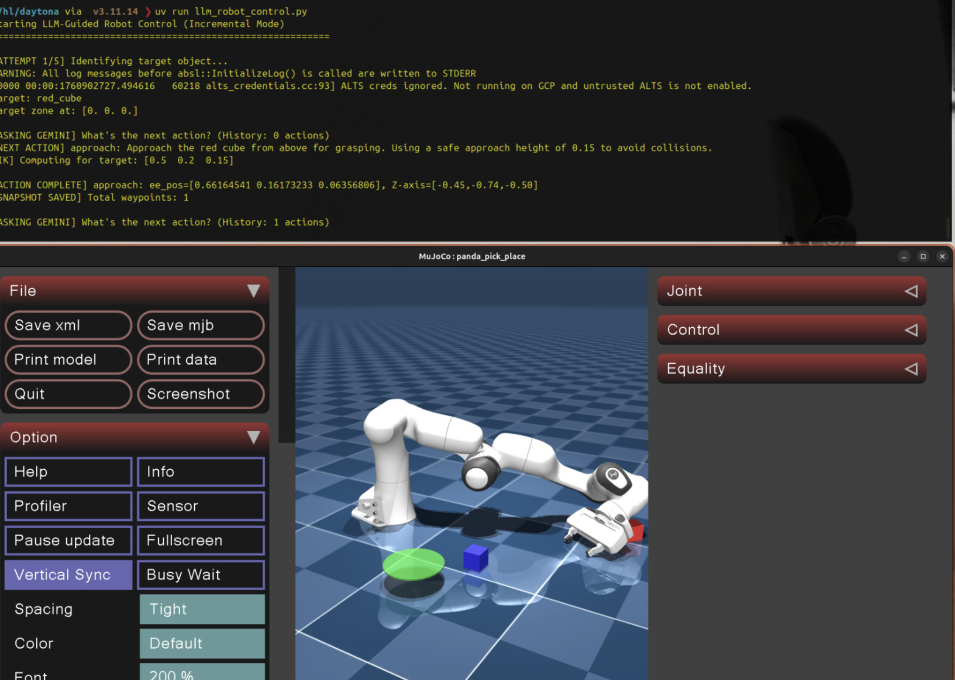
#> input picture public/image1.png, 1910 x 1360 px (shown at 1/2 size)
$ python -i llm_robot_control.py   (imports and definitions only)
#> lines starting #> are read from the running program, lines starting #| are printed output that depends on the picture
#!/usr/bin/env python3
"""
LLM-Guided Robot Arm Pick and Place with MuJoCo and Gemini Vision
"""

import os
import time
import numpy as np
import mujoco
import mujoco.viewer
from PIL import Image
import google.generativeai as genai
import io
import json

class TrajectoryLogger:
    """Logs trajectory execution for analysis"""
    # [41 lines left out: functions __init__, reset, log_waypoint, log_object_position, get_structured_state, not called in this run]


class PIDController:
    """Simple PID controller for joint trajectory following"""
    # [12 lines left out: functions __init__, compute, not called in this run]

    def reset(self):
        self.integral = 0.0
        self.prev_error = 0.0


class GeminiVisionController:
    """Uses Gemini to analyze scene and generate robot trajectories"""
    def __init__(self, api_key=None):
        if api_key is None:
            api_key = os.getenv('GEMINI_API_KEY')
        if not api_key:
            raise ValueError("Please set GEMINI_API_KEY environment variable")

        genai.configure(api_key=api_key)
        self.model = genai.GenerativeModel('gemini-2.5-flash-lite')

    # [325 lines left out: functions analyze_scene, ask_next_action, check_waypoint, not called in this run]


class RobotController:
    """Main robot control system with MuJoCo and Gemini integration"""
    # [546 lines left out: functions __init__, reset_simulation, get_camera_image, get_object_states, inverse_kinematics_simple, generate_trajectory and 7 more, not called in this run]


# [2 lines not run here, left out]

>>> import cv2
>>> picture = cv2.imread('public/image1.png', cv2.IMREAD_GRAYSCALE)
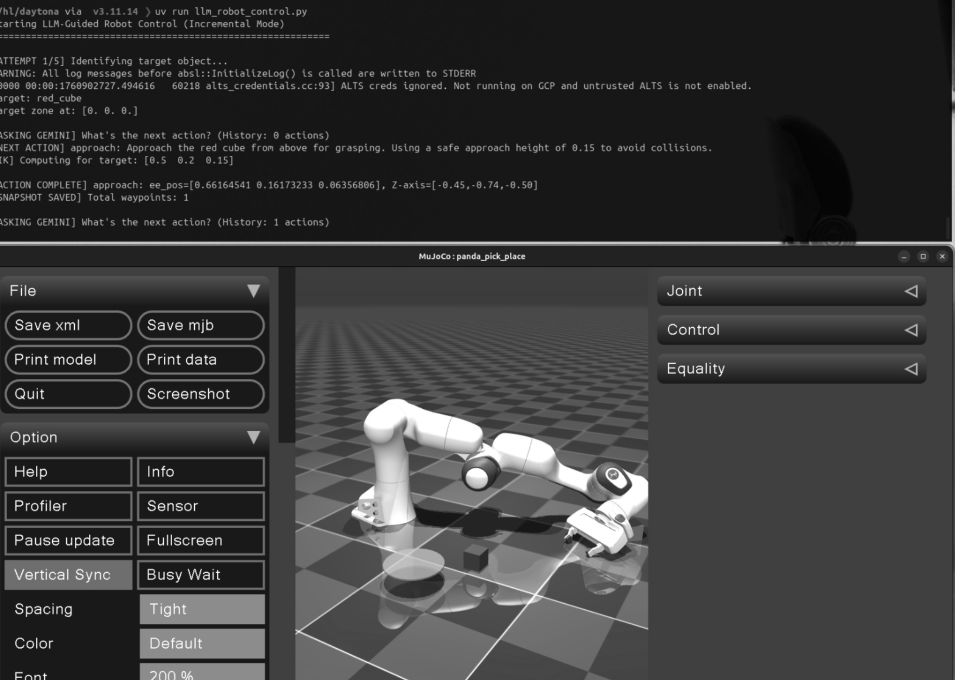
#> picture: shape (1360, 1910) (shown at 1/2 size); min 0, max 255, mean 57.1
#> (the run stopped early here; a loop or call above may not have finished)
